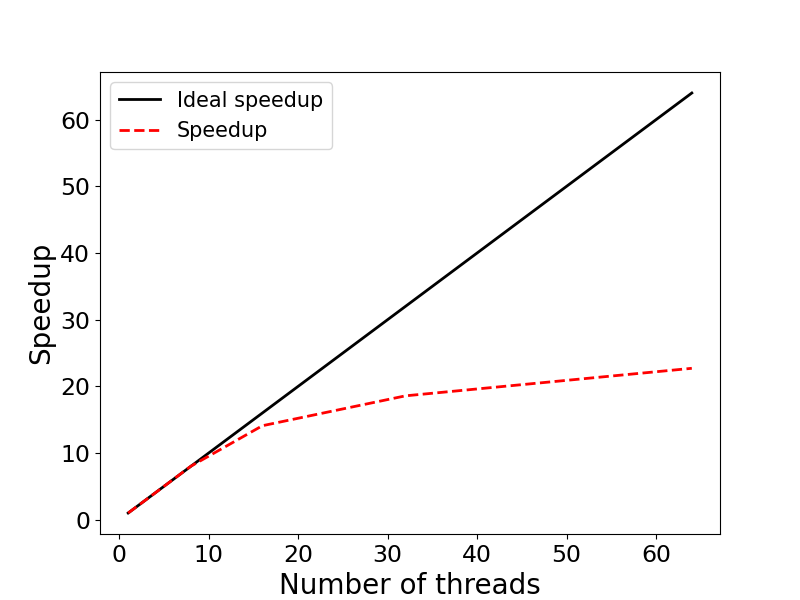

Reproduce this figure in Python.
"""
Program: speedup.py
         Code generates speedup plot
         for nthreads = [1, 2, 4 ,8, 16, 32, 64]
"""
import numpy as np
import matplotlib.pyplot as plt
import matplotlib as mpl

mpl.rcParams['xtick.labelsize'] = 17
mpl.rcParams['ytick.labelsize'] = 17

# Get data
infile = "scaling_results.txt"
darr = np.loadtxt(infile, skiprows=0)
nproc    = darr[:,0]
walltime = darr[:,1]

# Compute speedup and parallel efficiency
speedup = []
efficiency = []
for i in range(len(walltime)):
    s = walltime[0] / walltime[i]
    e = 100 * s / (2**i)
    speedup.append(s)
    efficiency.append(e)

# Print out results
print ("    Nthreads  Walltime  Speedup  Efficiency (%)")
for i in range(len(walltime)):
    print ("%8d %11.2f %8.2f %11.2f" % \
        (nproc[i], walltime[i], speedup[i], efficiency[i]))
    
# Speedup figure
fig, ax = plt.subplots(figsize=(8,6))
p1 = plt.plot(nproc, nproc, linewidth = 2.0, color="black",
        linestyle='-', label='Ideal speedup')
p2 = plt.plot(nproc, speedup, linewidth = 2.0, color="red",
        linestyle='--', label='Speedup')
plt.xlabel('Number of threads', fontsize=20)
plt.ylabel('Speedup', fontsize=20)
plt.legend(fontsize=15,loc=2)

plt.savefig('speedup.png', format='png')
